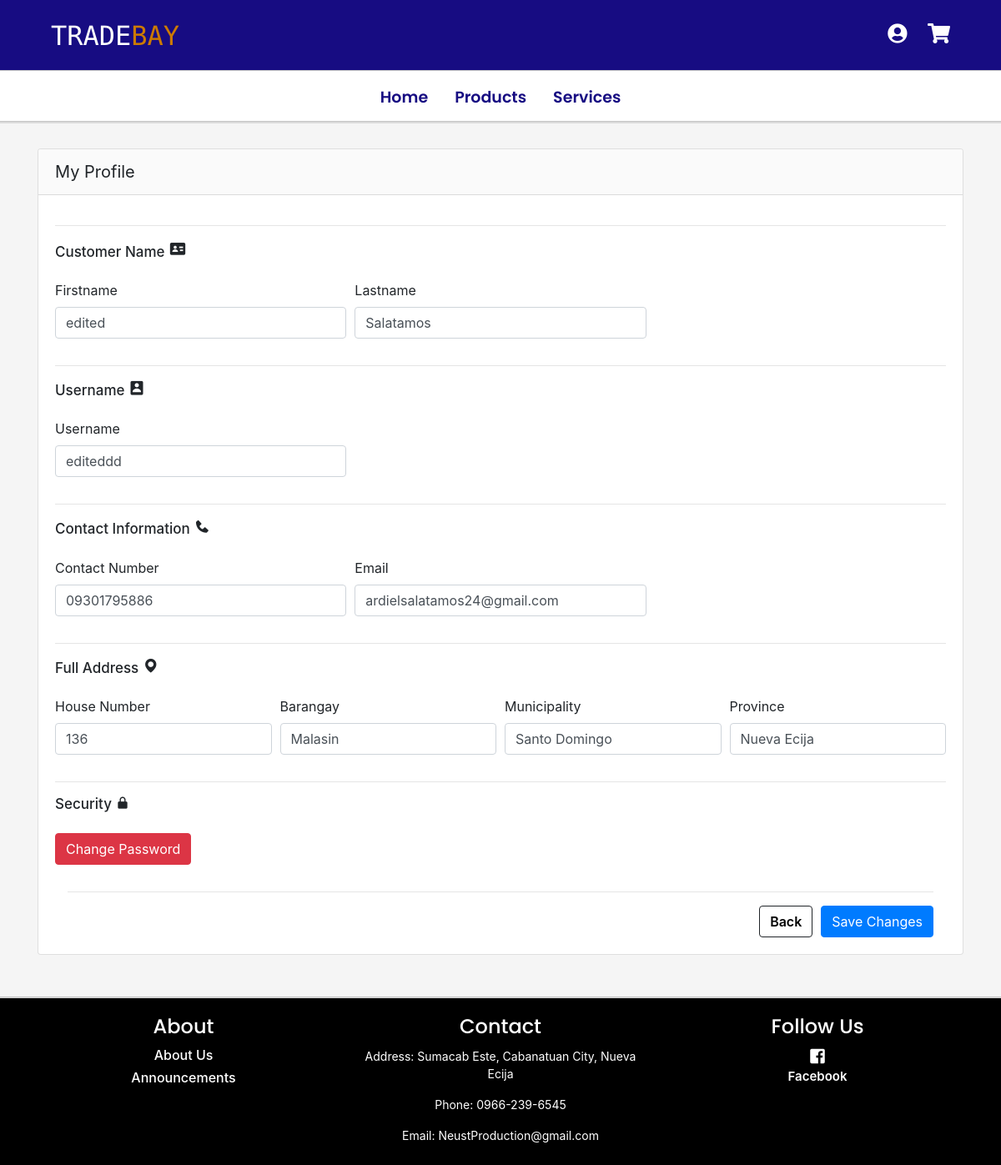
Before: /account.php (signed in) with the older database file.
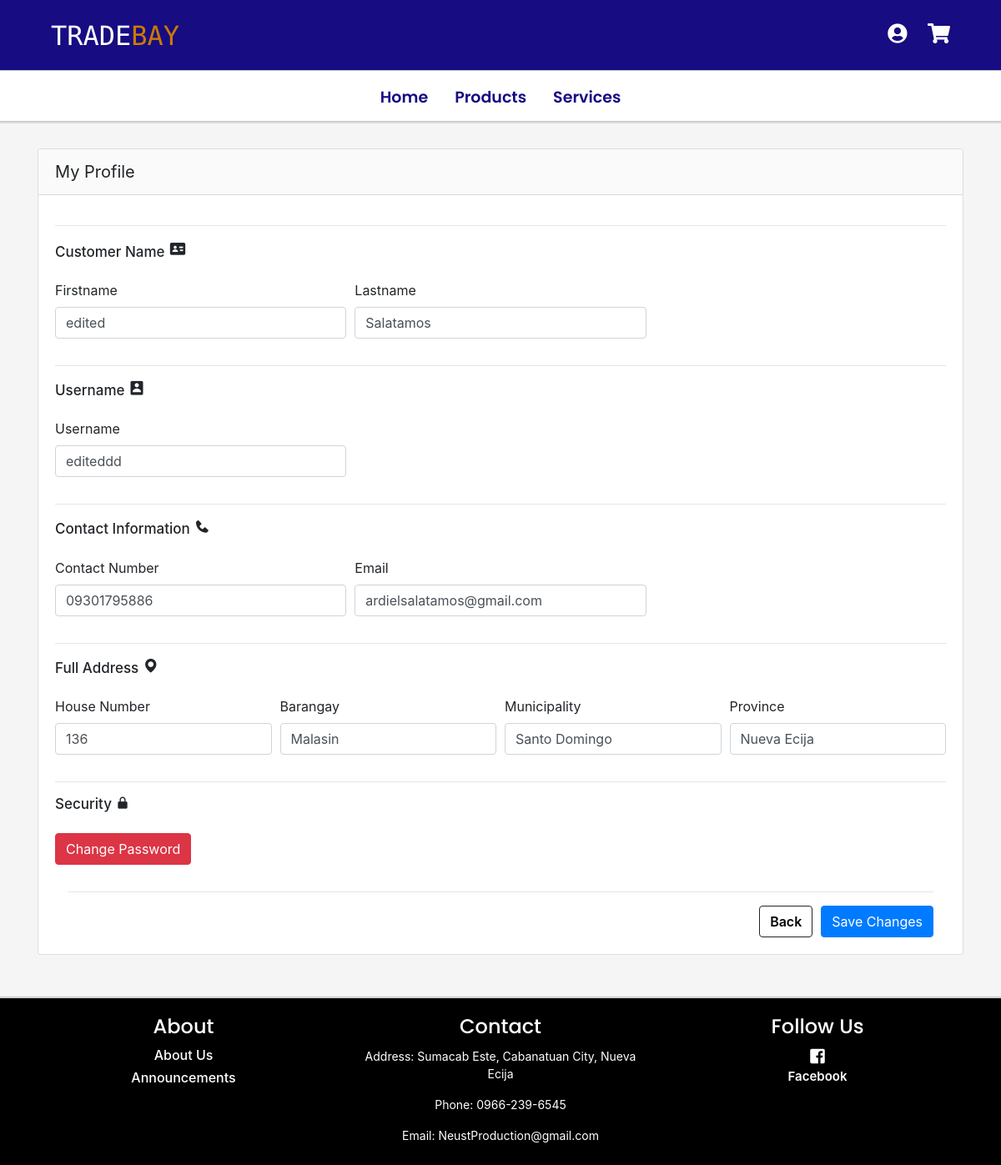
After: the same page with the newer database file.
### tables this page shows
CREATE TABLE `customer_tbl` (
  `customer_id` int(10) NOT NULL,
  `customer_fname` varchar(25) NOT NULL,
  `customer_lname` varchar(25) NOT NULL,
  `house_no` int(10) NOT NULL,
  `barangay` varchar(25) NOT NULL,
  `city` varchar(25) NOT NULL,
  `province` varchar(25) NOT NULL,
  `customer_email` varchar(50) NOT NULL,
  `customer_phonenumber` varchar(15) NOT NULL,
  `date_created` timestamp NOT NULL DEFAULT current_timestamp() ON UPDATE current_timestamp(),
  `account_id` int(10) NOT NULL
);

CREATE TABLE `account_tbl` (
  `account_id` int(10) NOT NULL,
  `verification_key` varchar(32) NOT NULL,
  `status` int(1) NOT NULL,
  `username` varchar(25) NOT NULL,
  `password` varchar(32) NOT NULL,
  `usertype` varchar(10) NOT NULL
);

### account.php (the view, shortened to what this page needs)
<?php
		include('include/header_user.php');
		$sql_profile = "SELECT * FROM customer_tbl INNER JOIN account_tbl ON customer_tbl.account_id = account_tbl.account_id   WHERE customer_id = '$_SESSION[user_id]'";
		$result_profile = mysqli_query($db,$sql_profile);
		$resultCheck_profile = mysqli_num_rows($result_profile);
?>
<div class="nav-div1">
<ul class="nav justify-content-center" >
    <li class="nav-item navli" >
      <a class="nav-link nav2 " href="index.php" >Home</a>
    </li>
    <li class="nav-item navli" >
      <a class="nav-link nav2 " href="products.php">Products</a>
    </li>
    <li class="nav-item navli" >
      <a class="nav-link nav2" href="services.php">Services</a>
    </li>
  </ul>
</div>
<hr class="hr2">
<body class="bcolor">
	<div class="container-sm" >
		<div class="card">
		  <div class="card-header" style="background-color: #fafafa;font-size: 20px;">My Profile</div>
		  <div class="card-body">
		  	<?php if($resultCheck_profile > 0) { ?>
					<?php while($row_profile = mysqli_fetch_assoc($result_profile)){ ?>
		  	<form method="post">
						<div class="form-row">
					  	<div class="form-group col-md-12">
					    	<hr><h5 style="font-size: 17px">Customer Name <i class='bx bxs-id-card' style="font-size: 22px;"></i></h5>
					    </div>
					    <div class="form-group col-md-4">
					    	<label for="inputEmail4"> Firstname</label>
					      <input type="text"  name="fname" id="fname" class="form-control" value="<?php echo $row_profile['customer_fname']; ?>" required="">
					    </div>
					    <div class="form-group col-md-4">
					     <label for="inputPassword4"> Lastname</label>
					      <input type="text" name="lname" id="lname" class="form-control" value="<?php echo $row_profile['customer_lname']; ?>" required="">
					    </div>
					    <div class="form-group col-md-12">
					    	<hr><h5 style="font-size: 17px">Username <i class='bx bxs-user-rectangle' style="font-size: 20px" ></i></h5>
					    </div>
					    <div class="form-group col-md-4">
					     <label for="inputPassword4"> Username</label>
					      <input type="text" name="username" class="form-control" value="<?php echo $row_profile['username']; ?>" required="">
					    </div>
					    <div class="form-group col-md-12">
					    	<hr><h5 style="font-size: 17px">Contact Information
					    		<i class='bx bxs-phone' style="font-size: 20px"></i>
					    	</h5>
					    </div>
					    <div class="form-group col-md-4">
					      <label for="inputCity">Contact Number</label>
					      <input type="text" name="contact" class="form-control" value="<?php echo $row_profile['customer_phonenumber']; ?>" required="">
					    </div>
					    <div class="form-group col-md-4">
					      <label for="inputCity">Email</label>
					      <input type="text"  name="email" class="form-control" value="<?php echo $row_profile['customer_email']; ?>" required="">
					    </div>
					    <div class="form-group col-md-12">
					    	<hr>
					    	<h5 style="font-size: 17px">Full Address
					    		<i class='bx bxs-map' style="font-size: 20px;"></i>
							</h5>
					    </div>
						  <div class="form-group col-md-3">
						    <label for="inputAddress">House Number</label>
						    <input type="text"  name="house" class="form-control" value="<?php echo $row_profile['house_no']; ?>" required="">
						  </div>
						  <div class="form-group col-md-3">
						    <label for="inputAddress2">Barangay</label>
						    <input type="text" name="brgy" class="form-control" value="<?php echo $row_profile['barangay']; ?>" required="">
						  </div>
					  	<div class="form-group col-md-3">
					      <label for="inputCity">Municipality</label>
					      <input type="text" name="city" class="form-control" value="<?php echo $row_profile['city']; ?>" required="">
					    </div>
					    <div class="form-group col-md-3">
					      <label for="inputCity">Province</label>
					      <input type="text" name="province" class="form-control" value="<?php echo $row_profile['province']; ?>" required="">
					    </div>
					    <div class="form-group col-md-12">
					    	<hr>
					    	<h5 style="font-size: 17px">Security
					    	<i class='bx bxs-lock-alt'></i>
							</h5>
					    </div>
					    <div class="form-group col-md-3">
					    	<button type="button" class="btn btn-danger"  data-toggle="modal" data-target="#exampleModal">
 				Change Password</button>
					    </div>
					 	</div>
					 	  <div class="form-group col-md-12">
					    	<hr>
					    	<button type="submit" name="save_btn" class="btn btn-primary float-right">Save Changes</button>
					    	<button class="btn btn-default float-right" style="margin-right: 10px; border: solid 1px"><a href="#" onclick="history.back();" style="text-decoration: none; color: black">Back</a></button>
					    </div>
					</form>
					<?php } ?>
				<?php } ?>
		  </div>
		</div>
</div>
</body>
<?php
		include('include/footer_user.php');
 ?>

Changed rows visible on the page:
changed customer_tbl "edited": email "ardielsalatamos24@gmail.com" → "ardielsalatamos@gmail.com"
